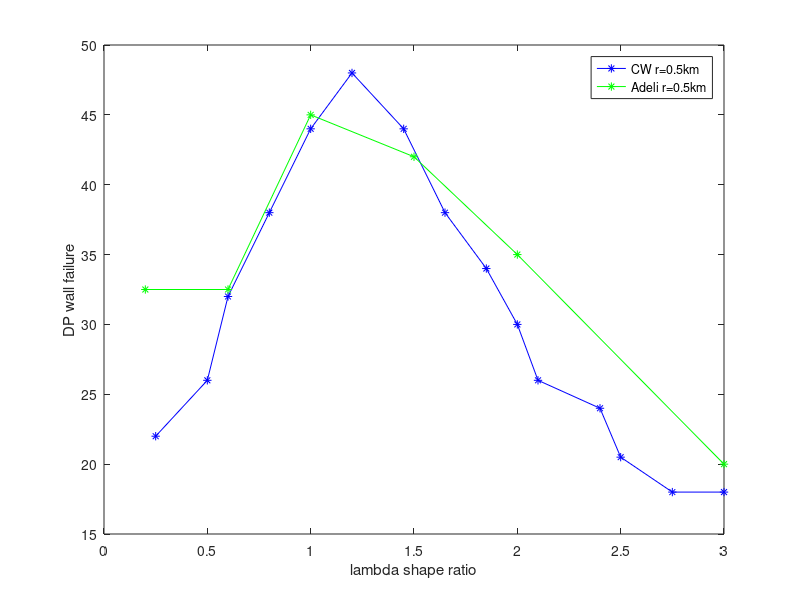

This chart was generated by the following MATLAB code: (Note: this script raises an error after producing the figure.)

%% OPEN SOURCE GEONABLA MATLAB CODE ---------------------------------------
%   Elasto-Plasticity (Drucker-Prager)
%   3D finite element formulation (fully implicit)
%   Code build partially upon MILAMIN 1.0.1, Mutils 0.4.2, FOLDER 1.0
%   Elasto-plastic implementation inspired from HYPLAS_v2.0
%   By ALBAN SOUCHE, Physics of Geological Processes, Njord Center, Departement of Geosciences, University of Oslo, January 2017
% -------------------------------------------------------------------------
%   DETAILS:
%   - Drucker-Prager failure criteria
%   - Incremental loading procedure to the external forces
%   - Elasto-plasticity solved with Newton-Raphson algorithm with consistent tangent operator
% -------------------------------------------------------------------------


% CLEARING ----------------------------------------------------------------
clear

% PATH TO LIBRARIES -------------------------------------------------------
path_libr_ext = '/Users/albanes/Desktop/DIPS/Modelling/GitHub_GeoNabla/libr/ext_libr';
path_libr_3D  = '/Users/albanes/Desktop/DIPS/Modelling/GitHub_GeoNabla/libr/libr_3D';
addpath(genpath(path_libr_ext))
addpath(genpath(path_libr_3D))

%--------------------------------------------------------------------------
% MESH ARGUMENTS ----------------------------------------------------------
%--------------------------------------------------------------------------
iR    = 500;  % Radius ellipse [m]
iD    = 2000; % Depth ellipse [m]
iLamb = linspace(0.2,3,20); % Ratio (lambda) Prolate/Oblate

iRes  = [5; 1e2]; % for  MESHARG.no_pts_ell and MESHARG.ref_fact
                  % iRes(1)=5 == LowRes ; iRes(1)=7 == HiRes

Data_Max_Uplift = zeros(length(iR),length(iD),length(iLamb),size(iRes,2));
Data_dPc        = zeros(length(iR),length(iD),length(iLamb),size(iRes,2));
Data_dPc_scaled = zeros(length(iR),length(iD),length(iLamb),size(iRes,2));
Data_dPc_ini    = zeros(length(iR),length(iD),length(iLamb),size(iRes,2));

% Example of Fig3b (Gerbault et al., GCube, 2018)
figure(11),clf
% DATA from Muriel  %%%%%%%%%%%%%%%
cw_la=[0.25 0.5 0.6  0.80 1.0 1.20 1.45 1.65 1.85 2 2.1 2.4 2.5 2.75 3];
cw_DP=[ 22  26  32   38   44   48  44  38  34  30 26  24  20.5  18 18];
plot ( cw_la, cw_DP,'b-*'); hold on;
mu1_la=[ 0.2    0.6    1  1.5    2  3.];
mu1_DP=[ 32.5  32.5   45  42    35  20];
plot (mu1_la,mu1_DP,'g-*'); hold on;
xlabel('lambda shape ratio');
ylabel('DP wall failure');
legend('CW r=0.5km','Adeli r=0.5km','Adhoc r=0.5km');hold on
%%%%%%%%%%%%%%%%%%%%%%%%%%%%%%%%%%%%

for idepth = 1:length(iD)
    
    for irad = 1:length(iR)
        
        for ilamb = 1:length(iLamb)
            
            for ires = 1:size(iRes,2)
                
                % geometry domain and layer
                MESHARG.width_mod  = 160e3; % [m]
                MESHARG.depth_mod  = 80e3; % [m]
                MESHARG.depth_ell = iD(idepth);  % [m]
                MESHARG.tck_ell   = 2*iR(irad);  % [m]
                MESHARG.lgth_ell  = 2*iR(irad)*iLamb(ilamb);  % [m]
                
                % sill intrusion
                MESHARG.ratio_ell  = 1;  % ellipse param.
                MESHARG.ref_sub_ellipse = iRes(1,ires); % refinement along ellipse interface
                
                % facets id       [wall_f; wall_r; wall_b; wall_l; wall_top; wall_bot; intrusion_contour]
                MESHARG.face_id = [1     ; 2     ; 3     ; 4     ; 5       ; 6       ; 7                ]; % facet id (11 is forbidden)
                
                % element refinement per area
                MESHARG.max_tet_vol = 2e10; % maximum triangle area [m2]
                
                % sepcific refinement inner/outer domain (comment the 2 lines if not needed)
                MESHARG.ref_horiz = 20000; %2 * MESHARG.lgth_sill * MESHARG.sill_y_ell;
                MESHARG.ref_vert  = 10000; %2 * MESHARG.depth_sill;
                MESHARG.ref_fact  = iRes(2,ires); % ref factor between inner/outer domains
                
                
                % elements type of fluid and solid meshes (better to keep 'tri7', alternative is 'tri3')
                MESHARG.type_el_ep ='tet4'; % Only 'tet4'
                
                %--------------------------------------------------------------------------
                % PHYSICAL PARAMETERS -----------------------------------------------------
                %--------------------------------------------------------------------------
                PARAM.g         = [0; 0 ; -9.81]; % gravity of Earth [m/s2]
                PARAM.ep_rho    = 2600 ;  % density [kg/m3]
                PARAM.ep_E      = 75e9 ;  % Young's modulus [Pa]
                PARAM.ep_nu     = 0.25 ;  % Poisson's ratio
                PARAM.ep_Co     =  5e6 ;  % Cohesion [Pa]
                PARAM.ep_lambda = PARAM.ep_E.*PARAM.ep_nu./((1+PARAM.ep_nu).*(1-2*PARAM.ep_nu)); % (1st Lam? coeff)
                PARAM.ep_G      = PARAM.ep_E./(2*(1+PARAM.ep_nu));   % shear modulus (==2nd Lam? coeff)
                PARAM.ep_K      = PARAM.ep_E./(3*(1-2*PARAM.ep_nu)); % bulk modulus
                PARAM.ep_H      = 0;           % isotropic hardening
                PARAM.ep_phi    = 35*(pi/180); % frictional angle
                PARAM.ep_xsi    = 35*(pi/180); % dilatancy angle (NB: associative plasticity xsi=phi)
                % Changed to match CurrentiWilliams_2014
                PARAM.ep_eta    = 6*sin(PARAM.ep_phi) / ( sqrt(3) * (3-sin(PARAM.ep_phi) ));
                PARAM.ep_etabar = 6*sin(PARAM.ep_xsi) / ( sqrt(3) * (3-sin(PARAM.ep_xsi) ));
                PARAM.ep_xi     = 6*cos(PARAM.ep_phi) / ( sqrt(3) * (3-sin(PARAM.ep_phi) ));
                
                %--------------------------------------------------------------------------
                % BOUNDARY CONDITIONS -----------------------------------------------------
                %--------------------------------------------------------------------------
                BC.i_press    = 300e6; % [Pa] constant pressure imposed along boundary <.>
                % elasto-plastic domain
                BC.ep_wall_t  = 'free_surf'; % top, 'free_surf' or 'free_slip' or 'no_slip'
                BC.ep_wall_b  = 'free_slip'; % bottom, 'free_surf' or 'free_slip' or 'no_slip'
                BC.ep_wall_rl = 'free_slip'; % lateral right and left walls , 'free_surf' or 'free_slip' or 'no_slip'
                BC.ep_wall_fb = 'free_slip'; % lateral front and back walls , 'free_surf' or 'free_slip' or 'no_slip'
                
                %--------------------------------------------------------------------------
                % SOLVER PARAMETERS -------------------------------------------------------
                %--------------------------------------------------------------------------
                SOLVER.ep_nb_incre    = BC.i_press/1e6;   % number of increment to apply external load to elasto-plastic domain
                SOLVER.ep_rel_res_tol = 1e-11;  % relative error tolerance to elasto-plastic iterations
                SOLVER.ep_NR          = 'NR_full_update'; % 'NewtonRaphson full update'
                SOLVER.ep_max_NR_it   = 100;    % maximum number of NR iterations
                SOLVER.nelblo         = 10000; % number of elem per block for matrix assemblage (MILAMIN approach)
                SOLVER.nb_cpu         = 2;     % number of cpu to use for parallel calculations
                SOLVER.solver_type    = 'PCG'; % 'direct_sym_chol' / 'direct_sym' / 'direct_nonsym' / (develpment: 'pcg'/'MPCG'/'AGMG')
                
                %--------------------------------------------------------------------------
                % PLOTTING and SAVING (to ../resutls/)-------------------------------------
                %--------------------------------------------------------------------------
                set(0, 'DefaultFigureRenderer', 'zbuffer');
                POST.folder_name = ['../results/El_Intru_',num2str( max(1,length(dir('../results/Ell_Intru*'))+1) )] ;
                POST.Hz_action   = 10; % frequency of executing the postprocessing
                %             [ save_data ]  % 1 or 0
                POST.action = [ 0 ; ... % 'mesh'
                                0 ; ... % 'yield function'
                                0 ; ... % 'pressure'
                                0 ; ... % 'deviatoric stresses (second invariant)'
                                0 ; ... % 'deviatoric strain (second invariant)'
                                0 ; ... % 'volumetric strain'
                                0 ];    % 'displacement'
                
                %--------------------------------------------------------------------------
                %--------------------------------------------------------------------------
                % END OF USER SETUP -------------------------------------------------------
                %--------------------------------------------------------------------------
                %--------------------------------------------------------------------------
                
                %% MESH GENERATION %%%%%%%%%%%%%%%%%%%%%%%%%%%%%%%%%%%%%%%%%%%%%%%%%%%%%%%%
                % dimension
                ndim          = 3;   % 3D simulation
                % generate meshes %%%%%%%%%%%%%%%%%%%%%%%%%%%%%%%%%%%%%%%%%%%%%%%%%%%%%%%%%
                modelname = [pwd,'/mesh_ell'];
                SOLVER.path_libr = path_libr_ext; 
                MESH = generate3Dmesh_ellipsoid(MESHARG, SOLVER, modelname);
                MESH.EperN    = accumarray(MESH.ELEMS(:), ones(size(MESH.ELEMS(:))));

                nnod          = size(MESH.NODES,2);
                [nnodel,nel]  = size(MESH.ELEMS);
                fprintf(1, ['\n Number of nodes:   ', num2str(nnod)]);
                fprintf(1, ['\n Number of elems:   ', num2str(nel),'\n']);
                
                            %% Preprocessing
                            if  sum(POST.action(:))>0
                                mkdir(POST.folder_name)
                                save([POST.folder_name,'/data_input'])
                            end
                            % plotting fluid/mechanical meshes
                            if POST.action(1)==1
                                paraview_write('tet4', MESH.NODES,  MESH.ELEMS,  MESH.elem_markers,  MESH.node_markers, [POST.folder_name,'/mesh_ini'], 0)
                            end
                
                            % bc on elasto-plastic domain
                            ind_node_ux = [];
                            ind_node_uy = [];
                            ind_node_uz = [];
                            switch BC.ep_wall_t  % nodes on facet number 5
                                case 'free_surf' % nothing to do
                                case 'free_slip' % no ux and uy constrain
                                    ind_tmp     = find(MESH.node_markers==5);
                                    ind_node_uz = [ ind_node_uz  ind_tmp ];
                                case 'no_slip'   % constrain in all direction
                                    ind_tmp     = find(MESH.node_markers==5);
                                    ind_node_ux = [ ind_node_ux  ind_tmp ];
                                    ind_node_uy = [ ind_node_uy  ind_tmp ];
                                    ind_node_uz = [ ind_node_uz  ind_tmp ];
                            end
                            switch BC.ep_wall_b  % nodes on facet number 6
                                case 'free_surf' % nothing to do
                                case 'free_slip' % no ux uy constrain
                                    ind_tmp     = find(MESH.node_markers==6);
                                    ind_node_uz = [ ind_node_uz  ind_tmp ];
                                case 'no_slip'   % constrain in all direction
                                    ind_tmp     = find(MESH.node_markers==6);
                                    ind_node_ux = [ ind_node_ux  ind_tmp ];
                                    ind_node_uy = [ ind_node_uy  ind_tmp ];
                                    ind_node_uz = [ ind_node_uz  ind_tmp ];
                            end
                            switch BC.ep_wall_fb  % nodes on facet number 1 and 3 (front and back)
                                case 'free_surf'  % nothing to do
                                case 'free_slip'  % no uy and uz constrain
                                    ind_tmp     = find(or(MESH.node_markers==1, MESH.node_markers==3));
                                    ind_node_ux = [ ind_node_ux  ind_tmp ];
                                case 'no_slip'    % constrain in all direction
                                    ind_tmp     = find(or(MESH.node_markers==1, MESH.node_markers==3));
                                    ind_node_ux = [ ind_node_ux  ind_tmp ];
                                    ind_node_uy = [ ind_node_uy  ind_tmp ];
                                    ind_node_uz = [ ind_node_uz  ind_tmp ];
                            end
                            switch BC.ep_wall_rl  % nodes on facet number 2 and 4 (right and left)
                                case 'free_surf'  % nothing to do
                                case 'free_slip'  % no ux and uz constrain
                                    ind_tmp     = find(or(MESH.node_markers==2, MESH.node_markers==4));
                                    ind_node_uy = [ ind_node_uy  ind_tmp ];
                                case 'no_slip'    % constrain in all direction
                                    ind_tmp     = find(or(MESH.node_markers==2, MESH.node_markers==4));
                                    ind_node_ux = [ ind_node_ux  ind_tmp ];
                                    ind_node_uy = [ ind_node_uy  ind_tmp ];
                                    ind_node_uz = [ ind_node_uz  ind_tmp ];
                            end
                            BC.ep_bc_nod_ux  = unique(ind_node_ux);
                            BC.ep_bc_val_ux  = zeros(size(BC.ep_bc_nod_ux));
                            BC.ep_bc_nod_uy  = unique(ind_node_uy);
                            BC.ep_bc_val_uy  = zeros(size(BC.ep_bc_nod_uy));
                            BC.ep_bc_nod_uz  = unique(ind_node_uz);
                            BC.ep_bc_val_uz  = zeros(size(BC.ep_bc_nod_uz));
                            BC.ep_ind = [ ndim*(BC.ep_bc_nod_ux(:)-1)+1 ; ndim*(BC.ep_bc_nod_uy(:)-1)+2 ; ndim*(BC.ep_bc_nod_uz(:)-1)+3 ];
                            BC.ep_val = [ BC.ep_bc_val_ux(:)            ; BC.ep_bc_val_uy(:)            ; BC.ep_bc_val_uz(:)            ];
                
                
                            %% Integration and evaluation points
                            SOLVER.nip         = 1;
                            SOLVER.neva        = 1; % Constant discontinuous strain field
                            SOLVER.pts_eva_loc = [0,0,0; 1,0,0; 0,1,0; 0,0,1];
                            [ieuv, ~]          = ip_tetra(SOLVER.neva);
                
                            %% Traction BC (total external force vector 'Fext')
                            SIGMA = zeros(6,nnod);
                            i_nodes = find(MESH.node_markers==7);
                            SIGMA(1,i_nodes) = - BC.i_press; % xx
                            SIGMA(2,i_nodes) = - BC.i_press; % yy
                            SIGMA(3,i_nodes) = - BC.i_press; % zz
                            face_id = 7; % traction face_id 
                            Fext  = ContourTraction(MESH, SIGMA, face_id); % Rhs Traction vector (external forces)

                            %% Mechanical solver
                            P_litho = initial_litho(MESH, PARAM, SOLVER, POST);
                            [U_ep, dP_c_i, dP_c] = EP_DruckerPrager_Critic_dP(MESH, PARAM, BC, P_litho, Fext, SOLVER, POST);
                
                            Data_dPc_ini(irad,idepth,ilamb,ires)    = dP_c_i*1e6;
                            Data_dPc(irad,idepth,ilamb,ires)        = dP_c*1e6;
                            Data_dPc_scaled(irad,idepth,ilamb,ires) = dP_c*1e6/abs(PARAM.g(3)*PARAM.ep_rho*iD(idepth));
                            
                            uz = U_ep(3:3:end);
                            indx = unique(find(MESH.node_markers==5));
                            Data_Max_Uplift(irad,idepth,ilamb,ires) = max(uz(indx));
                            
                            
                            %%%%%%%%%%%%%%%%%%%%%%%%%%%%%%%%%%%%
                            figure(11),hold on
                            plot(iLamb(ilamb),dP_c, '-ko','MarkerFaceColor','r','MarkerSize',8)
                            %%%%%%%%%%%%%%%%%%%%%%%%%%%%%%%%%%%%
                            
            end
            
        end
        
    end
end


% save('Data_Fig3','Data_Max_Uplift','Data_dPc_scaled','Data_dPc','Data_dPc_ini','iR','iD','iLamb','iRes')


figure(11),clf, hold on

% DATA from Muriel  %%%%%%%%%%%%%%%
cw_la=[0.25 0.5 0.6  0.80 1.0 1.20 1.45 1.65 1.85 2 2.1 2.4 2.5 2.75 3];
cw_DP=[ 22  26  32   38   44   48  44  38  34  30 26  24  20.5  18 18];
plot ( cw_la, cw_DP,'b-*'); hold on;

mu1_la=[ 0.2    0.6    1  1.5    2  3.];
mu1_DP=[ 32.5  32.5   45  42    35  20];
plot (mu1_la,mu1_DP,'g-*'); hold on;

%%%%%%%%%%%%%%%%%%%%%%%%%%%%%%%%%%%%

plot(iLamb,squeeze(Data_dPc(1,1,:,1))/1e6, '-ko','MarkerFaceColor','r','MarkerSize',8)
xlabel('lambda shape ratio')
ylabel('DP wall failure')
legend('CW r=0.5km','Adeli r=0.5km','Adhoc r=0.5km (lower res)','Adhoc r=0.5km (higer res)')






